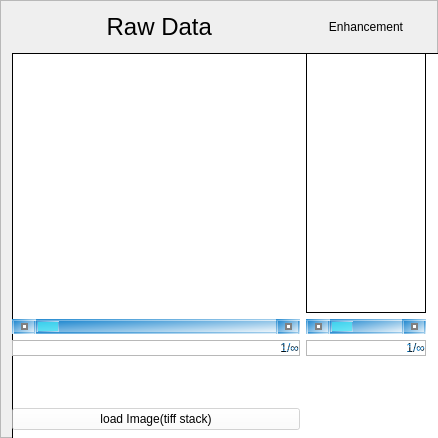
               <widget class="QFrame" name="frame_3">
                <property name="sizePolicy">
                 <sizepolicy hsizetype="Ignored" vsizetype="Ignored">
                  <horstretch>132</horstretch>
                  <verstretch>0</verstretch>
                 </sizepolicy>
                </property>
                <property name="minimumSize">
                 <size>
                  <width>438</width>
                  <height>438</height>
                 </size>
                </property>
                <property name="frameShape">
                 <enum>QFrame::StyledPanel</enum>
                </property>
                <property name="frameShadow">
                 <enum>QFrame::Raised</enum>
                </property>
                <layout class="QGridLayout" name="gridLayout">
                 <property name="leftMargin">
                  <number>11</number>
                 </property>
                 <property name="topMargin">
                  <number>6</number>
                 </property>
                 <property name="rightMargin">
                  <number>11</number>
                 </property>
                 <property name="bottomMargin">
                  <number>1</number>
                 </property>
                 <item row="7" column="0" colspan="2">
                  <widget class="QFrame" name="frame_40">
                   <property name="sizePolicy">
                    <sizepolicy hsizetype="Preferred" vsizetype="Expanding">
                     <horstretch>0</horstretch>
                     <verstretch>2</verstretch>
                    </sizepolicy>
                   </property>
                   <property name="contextMenuPolicy">
                    <enum>Qt::DefaultContextMenu</enum>
                   </property>
                   <property name="frameShape">
                    <enum>QFrame::StyledPanel</enum>
                   </property>
                   <property name="frameShadow">
                    <enum>QFrame::Raised</enum>
                   </property>
                   <layout class="QVBoxLayout" name="verticalLayout_9">
                    <property name="spacing">
                     <number>0</number>
                    </property>
                    <property name="leftMargin">
                     <number>0</number>
                    </property>
                    <property name="topMargin">
                     <number>0</number>
                    </property>
                    <property name="rightMargin">
                     <number>0</number>
                    </property>
                    <property name="bottomMargin">
                     <number>9</number>
                    </property>
                    <item>
                     <widget class="QSlider" name="Contrast_Slider">
                      <property name="styleSheet">
                       <string notr="true">QSlider::groove:horizontal {
    border: 1px solid qlineargradient(spread:pad, x1:0, y1:0, x2:1, y2:1, stop:0 rgba(211, 139, 255, 225), stop:0.255682 rgba(178, 130, 255, 230), stop:0.488636 rgba(126, 136, 255, 230), stop:0.659091 rgba(75, 143, 245, 227), stop:0.835227 rgba(57, 137, 250, 220), stop:0.994318 rgba(50, 125, 255, 211));
    height: 8px; /* the groove expands to the size of the slider by default. by giving it a height, it has a fixed size */
    background: qlineargradient(spread:pad, x1:0, y1:0, x2:1, y2:1, stop:0 rgba(107, 171, 184, 214), stop:0.545455 rgba(19, 157, 230, 211), stop:1 rgba(236, 241, 245, 232));
    border radius:1px;
    margin: 2px 0;
}

QSlider::handle:horizontal {
    background: qlineargradient(spread:pad, x1:0, y1:0, x2:1, y2:1, stop:0 rgba(41, 168, 255, 255), stop:0.642045 rgba(64, 57, 238, 255), stop:1 rgba(78, 80, 82, 255));
    width: 18px;
    margin: -2px 0; /* handle is placed by default on the contents rect of the groove. Expand outside the groove */
    border-radius: 3px;
    border:1px solid rgba(0, 0, 255, 80);
}</string>
                      </property>
                      <property name="minimum">
                       <number>50</number>
                      </property>
                      <property name="maximum">
                       <number>1500</number>
                      </property>
                      <property name="singleStep">
                       <number>10</number>
                      </property>
                      <property name="orientation">
                       <enum>Qt::Horizontal</enum>
                      </property>
                     </widget>
                    </item>
                    <item>
                     <widget class="QLabel" name="Contrast">
                      <property name="styleSheet">
                       <string notr="true">font: 75 18pt &quot;微软雅黑&quot;;
</string>
                      </property>
                      <property name="text">
                       <string>Contrast</string>
                      </property>
                      <property name="alignment">
                       <set>Qt::AlignHCenter|Qt::AlignTop</set>
                      </property>
                     </widget>
                    </item>
                   </layout>
                  </widget>
                 </item>
                 <item row="8" column="1">
                  <widget class="QPushButton" name="pushButton_6">
                   <property name="styleSheet">
                    <string notr="true">QPushButton{   
    background-color:rgba(255,255,255,150);
    font 9pt &quot;微软雅黑&quot;；
}

QPushButton:hover
{
margin:1px;
}</string>
                   </property>
                   <property name="text">
                    <string>Save Enhacement tif</string>
                   </property>
                  </widget>
                 </item>
                 <item row="4" column="0">
                  <widget class="PlotWidget" name="label_9">
                   <property name="sizePolicy">
                    <sizepolicy hsizetype="Ignored" vsizetype="Ignored">
                     <horstretch>0</horstretch>
                     <verstretch>14</verstretch>
                    </sizepolicy>
                   </property>
                   <property name="minimumSize">
                    <size>
                     <width>438</width>
                     <height>438</height>
                    </size>
                   </property>
                   <property name="maximumSize">
                    <size>
                     <width>700</width>
                     <height>700</height>
                    </size>
                   </property>
                   <property name="sizeIncrement">
                    <size>
                     <width>0</width>
                     <height>0</height>
                    </size>
                   </property>
                   <property name="baseSize">
                    <size>
                     <width>0</width>
                     <height>0</height>
                    </size>
                   </property>
                   <property name="styleSheet">
                    <string notr="true">background-color: white;
border: 1px solid black;</string>
                   </property>
                   <property name="frameShape">
                    <enum>QFrame::NoFrame</enum>
                   </property>
                   <property name="text">
                    <string/>
                   </property>
                   <property name="alignment">
                    <set>Qt::AlignCenter</set>
                   </property>
                  </widget>
                 </item>
                 <item row="3" column="0">
                  <widget class="QFrame" name="frame_20">
                   <property name="sizePolicy">
                    <sizepolicy hsizetype="Preferred" vsizetype="Expanding">
                     <horstretch>0</horstretch>
                     <verstretch>1</verstretch>
                    </sizepolicy>
                   </property>
                   <property name="frameShape">
                    <enum>QFrame::StyledPanel</enum>
                   </property>
                   <property name="frameShadow">
                    <enum>QFrame::Raised</enum>
                   </property>
                  </widget>
                 </item>
                 <item row="3" column="1">
                  <widget class="QFrame" name="frame_21">
                   <property name="sizePolicy">
                    <sizepolicy hsizetype="Preferred" vsizetype="Expanding">
                     <horstretch>0</horstretch>
                     <verstretch>1</verstretch>
                    </sizepolicy>
                   </property>
                   <property name="frameShape">
                    <enum>QFrame::StyledPanel</enum>
                   </property>
                   <property name="frameShadow">
                    <enum>QFrame::Raised</enum>
                   </property>
                  </widget>
                 </item>
                 <item row="9" column="0">
                  <widget class="QFrame" name="frame_16">
                   <property name="sizePolicy">
                    <sizepolicy hsizetype="Preferred" vsizetype="Expanding">
                     <horstretch>0</horstretch>
                     <verstretch>3</verstretch>
                    </sizepolicy>
                   </property>
                   <property name="frameShape">
                    <enum>QFrame::StyledPanel</enum>
                   </property>
                   <property name="frameShadow">
                    <enum>QFrame::Raised</enum>
                   </property>
                  </widget>
                 </item>
                 <item row="8" column="0">
                  <widget class="QPushButton" name="pushButton_5">
                   <property name="sizePolicy">
                    <sizepolicy hsizetype="Minimum" vsizetype="Expanding">
                     <horstretch>0</horstretch>
                     <verstretch>0</verstretch>
                    </sizepolicy>
                   </property>
                   <property name="styleSheet">
                    <string notr="true">QPushButton{   
    background-color:rgba(255,255,255,150);
    font 9pt &quot;微软雅黑&quot;；
}

QPushButton:hover
{
margin:1px;
}</string>
                   </property>
                   <property name="text">
                    <string>load Image(tiff stack)</string>
                   </property>
                  </widget>
                 </item>
                 <item row="5" column="0">
                  <widget class="QScrollBar" name="horizontalScrollBar_Raw">
                   <property name="styleSheet">
                    <string notr="true">QScrollBar:horizontal {
    border: 2px solid qlineargradient(spread:pad, x1:0, y1:0, x2:1, y2:1, stop:0 rgba(8, 123, 202, 255), stop:1 rgba(255, 255, 255, 255));
    background: qlineargradient(spread:pad, x1:0, y1:0, x2:1, y2:1, stop:0 rgba(8, 123, 202, 255), stop:1 rgba(255, 255, 255, 255));
    height: 15px;
    margin: 0px 20px 0 20px;
}
QScrollBar::handle:horizontal {
    background:rgba(79, 253, 255, 150);
    min-width: 20px;
    margin-left:3px;
    margin-right:3px;
    border:0.5px solid;
    border-color: qlineargradient(spread:pad, x1:0, y1:0, x2:1, y2:1, stop:0 rgba(8, 123, 202, 255), stop:1 rgba(255, 255, 255, 255));
}
QScrollBar::add-line:horizontal {
    border: 2px solid qlineargradient(spread:pad, x1:0, y1:0, x2:1, y2:1, stop:0 rgba(8, 123, 202, 255), stop:1 rgba(255, 255, 255, 255));;
    background:qlineargradient(spread:pad, x1:0, y1:0, x2:1, y2:1, stop:0 rgba(8, 123, 202, 255), stop:1 rgba(255, 255, 255, 255));
	
    width: 20px;
    subcontrol-position: right;
    subcontrol-origin: margin;
}

QScrollBar::sub-line:horizontal {
    border: 2px solid qlineargradient(spread:pad, x1:0, y1:0, x2:1, y2:1, stop:0 rgba(8, 123, 202, 255), stop:1 rgba(255, 255, 255, 255));;
    background: qlineargradient(spread:pad, x1:0, y1:0, x2:1, y2:1, stop:0 rgba(8, 123, 202, 255), stop:1 rgba(255, 255, 255, 255));
    width: 20px;
    subcontrol-position: left;
    subcontrol-origin: margin;
}
QScrollBar:left-arrow:horizontal, QScrollBar::right-arrow:horizontal {
    border: 2px solid grey;
    width: 3px;
    height: 3px;
    background: white;
}

QScrollBar::add-page:horizontal, QScrollBar::sub-page:horizontal {
    background: none;
}</string>
                   </property>
                   <property name="minimum">
                    <number>1</number>
                   </property>
                   <property name="orientation">
                    <enum>Qt::Horizontal</enum>
                   </property>
                  </widget>
                 </item>
                 <item row="5" column="1">
                  <widget class="QScrollBar" name="horizontalScrollBar_Enhance">
                   <property name="styleSheet">
                    <string notr="true">QScrollBar:horizontal {
    border: 2px solid qlineargradient(spread:pad, x1:0, y1:0, x2:1, y2:1, stop:0 rgba(8, 123, 202, 255), stop:1 rgba(255, 255, 255, 255));
    background: qlineargradient(spread:pad, x1:0, y1:0, x2:1, y2:1, stop:0 rgba(8, 123, 202, 255), stop:1 rgba(255, 255, 255, 255));
    height: 15px;
    margin: 0px 20px 0 20px;
}
QScrollBar::handle:horizontal {
    background:rgba(79, 253, 255, 150);
    min-width: 20px;
    margin-left:3px;
    margin-right:3px;
    border:0.5px solid;
    border-color: qlineargradient(spread:pad, x1:0, y1:0, x2:1, y2:1, stop:0 rgba(8, 123, 202, 255), stop:1 rgba(255, 255, 255, 255));
}
QScrollBar::add-line:horizontal {
    border: 2px solid qlineargradient(spread:pad, x1:0, y1:0, x2:1, y2:1, stop:0 rgba(8, 123, 202, 255), stop:1 rgba(255, 255, 255, 255));;
    background:qlineargradient(spread:pad, x1:0, y1:0, x2:1, y2:1, stop:0 rgba(8, 123, 202, 255), stop:1 rgba(255, 255, 255, 255));
	
    width: 20px;
    subcontrol-position: right;
    subcontrol-origin: margin;
}

QScrollBar::sub-line:horizontal {
    border: 2px solid qlineargradient(spread:pad, x1:0, y1:0, x2:1, y2:1, stop:0 rgba(8, 123, 202, 255), stop:1 rgba(255, 255, 255, 255));;
    background: qlineargradient(spread:pad, x1:0, y1:0, x2:1, y2:1, stop:0 rgba(8, 123, 202, 255), stop:1 rgba(255, 255, 255, 255));
    width: 20px;
    subcontrol-position: left;
    subcontrol-origin: margin;
}
QScrollBar:left-arrow:horizontal, QScrollBar::right-arrow:horizontal {
    border: 2px solid grey;
    width: 3px;
    height: 3px;
    background: white;
}

QScrollBar::add-page:horizontal, QScrollBar::sub-page:horizontal {
    background: none;
}</string>
                   </property>
                   <property name="minimum">
                    <number>1</number>
                   </property>
                   <property name="orientation">
                    <enum>Qt::Horizontal</enum>
                   </property>
                  </widget>
                 </item>
                 <item row="6" column="0">
                  <widget class="QFrame" name="frame_18">
                   <property name="sizePolicy">
                    <sizepolicy hsizetype="Preferred" vsizetype="Expanding">
                     <horstretch>0</horstretch>
                     <verstretch>1</verstretch>
                    </sizepolicy>
                   </property>
                   <property name="frameShape">
                    <enum>QFrame::StyledPanel</enum>
                   </property>
                   <property name="frameShadow">
                    <enum>QFrame::Raised</enum>
                   </property>
                   <layout class="QHBoxLayout" name="horizontalLayout_6">
                    <property name="spacing">
                     <number>0</number>
                    </property>
                    <property name="leftMargin">
                     <number>0</number>
                    </property>
                    <property name="topMargin">
                     <number>0</number>
                    </property>
                    <property name="rightMargin">
                     <number>0</number>
                    </property>
                    <property name="bottomMargin">
                     <number>0</number>
                    </property>
                    <item>
                     <widget class="QLabel" name="label_26">
                      <property name="sizePolicy">
                       <sizepolicy hsizetype="Preferred" vsizetype="Preferred">
                        <horstretch>0</horstretch>
                        <verstretch>1</verstretch>
                       </sizepolicy>
                      </property>
                      <property name="styleSheet">
                       <string notr="true">font: 15pt &quot;微软雅黑&quot;;
color:qradialgradient(spread:repeat, cx:0.5, cy:0.5, radius:0.077, fx:0.5, fy:0.5, stop:0 rgba(0, 139, 233, 255), stop:0.497326 rgba(0, 0, 0, 255) stop:1 rgba(0, 139, 233, 255));
</string>
                      </property>
                      <property name="text">
                       <string>1/∞</string>
                      </property>
                      <property name="alignment">
                       <set>Qt::AlignRight|Qt::AlignTop|Qt::AlignTrailing</set>
                      </property>
                     </widget>
                    </item>
                   </layout>
                  </widget>
                 </item>
                 <item row="6" column="1">
                  <widget class="QFrame" name="frame_19">
                   <property name="sizePolicy">
                    <sizepolicy hsizetype="Preferred" vsizetype="Expanding">
                     <horstretch>0</horstretch>
                     <verstretch>1</verstretch>
                    </sizepolicy>
                   </property>
                   <property name="frameShape">
                    <enum>QFrame::StyledPanel</enum>
                   </property>
                   <property name="frameShadow">
                    <enum>QFrame::Raised</enum>
                   </property>
                   <layout class="QHBoxLayout" name="horizontalLayout_11">
                    <property name="spacing">
                     <number>0</number>
                    </property>
                    <property name="leftMargin">
                     <number>0</number>
                    </property>
                    <property name="topMargin">
                     <number>0</number>
                    </property>
                    <property name="rightMargin">
                     <number>0</number>
                    </property>
                    <property name="bottomMargin">
                     <number>0</number>
                    </property>
                    <item>
                     <widget class="QLabel" name="label_27">
                      <property name="sizePolicy">
                       <sizepolicy hsizetype="Preferred" vsizetype="Preferred">
                        <horstretch>0</horstretch>
                        <verstretch>0</verstretch>
                       </sizepolicy>
                      </property>
                      <property name="styleSheet">
                       <string notr="true">font: 15pt &quot;微软雅黑&quot;;
color:qradialgradient(spread:repeat, cx:0.5, cy:0.5, radius:0.077, fx:0.5, fy:0.5, stop:0 rgba(0, 139, 233, 255), stop:0.497326 rgba(0, 0, 0, 255) stop:1 rgba(0, 139, 233, 255));
</string>
                      </property>
                      <property name="text">
                       <string>1/∞</string>
                      </property>
                      <property name="alignment">
                       <set>Qt::AlignRight|Qt::AlignTop|Qt::AlignTrailing</set>
                      </property>
                     </widget>
                    </item>
                   </layout>
                  </widget>
                 </item>
                 <item row="2" column="1">
                  <widget class="QLabel" name="label_3">
                   <property name="sizePolicy">
                    <sizepolicy hsizetype="Preferred" vsizetype="Expanding">
                     <horstretch>0</horstretch>
                     <verstretch>1</verstretch>
                    </sizepolicy>
                   </property>
                   <property name="styleSheet">
                    <string notr="true">color:rgb(0, 0, 0);
;
font: 75 18pt &quot;Adobe Gothic Std B&quot;;</string>
                   </property>
                   <property name="text">
                    <string>Enhancement</string>
                   </property>
                   <property name="alignment">
                    <set>Qt::AlignCenter</set>
                   </property>
                  </widget>
                 </item>
                 <item row="0" column="0">
                  <widget class="QFrame" name="frame_9">
                   <property name="sizePolicy">
                    <sizepolicy hsizetype="Preferred" vsizetype="Expanding">
                     <horstretch>0</horstretch>
                     <verstretch>1</verstretch>
                    </sizepolicy>
                   </property>
                   <property name="frameShape">
                    <enum>QFrame::StyledPanel</enum>
                   </property>
                   <property name="frameShadow">
                    <enum>QFrame::Raised</enum>
                   </property>
                  </widget>
                 </item>
                 <item row="4" column="1">
                  <widget class="QLabel" name="label_10">
                   <property name="sizePolicy">
                    <sizepolicy hsizetype="Ignored" vsizetype="Ignored">
                     <horstretch>0</horstretch>
                     <verstretch>14</verstretch>
                    </sizepolicy>
                   </property>
                   <property name="maximumSize">
                    <size>
                     <width>700</width>
                     <height>700</height>
                    </size>
                   </property>
                   <property name="autoFillBackground">
                    <bool>false</bool>
                   </property>
                   <property name="styleSheet">
                    <string notr="true">background-color: white;
border: 1px solid black;</string>
                   </property>
                   <property name="text">
                    <string/>
                   </property>
                   <property name="alignment">
                    <set>Qt::AlignCenter</set>
                   </property>
                  </widget>
                 </item>
                 <item row="0" column="1">
                  <widget class="QFrame" name="frame_10">
                   <property name="sizePolicy">
                    <sizepolicy hsizetype="Preferred" vsizetype="Expanding">
                     <horstretch>0</horstretch>
                     <verstretch>1</verstretch>
                    </sizepolicy>
                   </property>
                   <property name="frameShape">
                    <enum>QFrame::StyledPanel</enum>
                   </property>
                   <property name="frameShadow">
                    <enum>QFrame::Raised</enum>
                   </property>
                  </widget>
                 </item>
                 <item row="9" column="1">
                  <widget class="QFrame" name="frame_17">
                   <property name="sizePolicy">
                    <sizepolicy hsizetype="Preferred" vsizetype="Expanding">
                     <horstretch>0</horstretch>
                     <verstretch>3</verstretch>
                    </sizepolicy>
                   </property>
                   <property name="frameShape">
                    <enum>QFrame::StyledPanel</enum>
                   </property>
                   <property name="frameShadow">
                    <enum>QFrame::Raised</enum>
                   </property>
                  </widget>
                 </item>
                 <item row="2" column="0">
                  <widget class="QLabel" name="label_2">
                   <property name="sizePolicy">
                    <sizepolicy hsizetype="Preferred" vsizetype="Expanding">
                     <horstretch>0</horstretch>
                     <verstretch>1</verstretch>
                    </sizepolicy>
                   </property>
                   <property name="styleSheet">
                    <string notr="true">color:rgb(0, 0, 0);
font: 18pt ;
font: 18pt &quot;华文新魏&quot;;
font: 75 18pt &quot;Adobe Gothic Std B&quot;;
</string>
                   </property>
                   <property name="text">
                    <string> Raw Data</string>
                   </property>
                   <property name="alignment">
                    <set>Qt::AlignCenter</set>
                   </property>
                  </widget>
                 </item>
                </layout>
               </widget>
